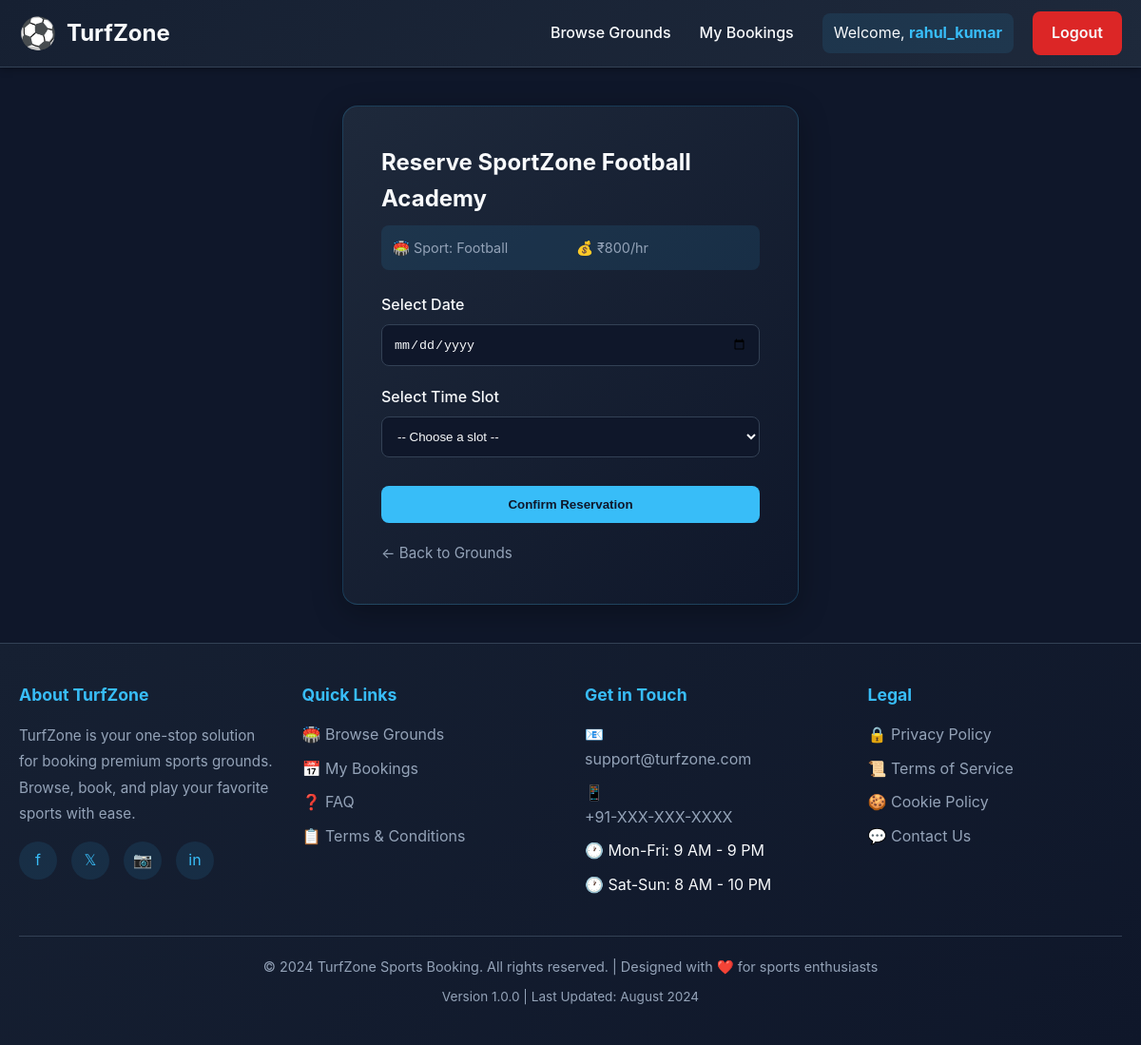
Page /book/1 (signed in) on the committed database.
### app.py (models this page shows, shortened)
class User(UserMixin, db.Model):
    id = db.Column(db.Integer, primary_key=True)
    username = db.Column(db.String(80), unique=True, nullable=False)
    email = db.Column(db.String(120), unique=True, nullable=False)
    password_hash = db.Column(db.String(200), nullable=False)
    bookings = db.relationship('Booking', backref='user', lazy=True)

class Ground(db.Model):
    id = db.Column(db.Integer, primary_key=True)
    name = db.Column(db.String(100), nullable=False)
    sport_type = db.Column(db.String(50), nullable=False)
    location = db.Column(db.String(100), nullable=False)
    price_per_hour = db.Column(db.Integer, default=500)
    status = db.Column(db.String(20), default='Available')
    contact_phone = db.Column(db.String(20), nullable=True)
    amenities = db.Column(db.String(255), nullable=True)  # Comma-separated: lights, parking, changing_room
    rating = db.Column(db.Float, default=4.5)
    external_api_id = db.Column(db.String(100), nullable=True)  # For tracking real ground APIs

### app.py (the view, shortened to what this page needs)
@app.route('/book/<int:ground_id>', methods=['GET', 'POST'])
@login_required
def create_booking(ground_id):
    ground = Ground.query.get_or_404(ground_id)
    error_message = None
    return render_template('booking_form.html', ground=ground, error=error_message)

### app.py (called while the page is built)
@login_manager.user_loader
def load_user(user_id):
    return User.query.get(int(user_id))

### templates/booking_form.html (shortened to what this page needs)
{% extends "base.html" %}
{% block content %}
<div class="booking-container">
    <div class="booking-card">
        <div class="booking-header">
            <h2>Reserve {{ ground.name }}</h2>
            <div class="booking-info">
                <span>🏟️ Sport: {{ ground.sport_type }}</span>
                <span>💰 ₹{{ ground.price_per_hour or 500 }}/hr</span>
            </div>
        </div>
        <form method="POST">
            <div class="form-group">
                <label for="date">Select Date</label>
                <input type="date" id="date" name="date" required>
            </div>
            <div class="form-group">
                <label for="slot">Select Time Slot</label>
                <select id="slot" name="slot" required>
                    <option value="">-- Choose a slot --</option>
                </select>
            </div>
            <button type="submit">Confirm Reservation</button>
        </form>
        <a href="{{ url_for('ground_list') }}" class="back-link">← Back to Grounds</a>
    </div>
</div>
{% endblock %}

### templates/base.html (shortened to what this page needs)
<!DOCTYPE html>
<html lang="en">
<head>
</head>
<body>
    <header>
        <div class="header-container">
            <a href="{{ url_for('ground_list') }}" class="logo">
                <span class="logo-icon">⚽</span>
                <span>TurfZone</span>
            </a>
            <nav>
                <ul class="nav-links" id="navLinks">
                    <li><a href="{{ url_for('ground_list') }}">Browse Grounds</a></li>
                    {% if current_user.is_authenticated %}
                        <li><a href="{{ url_for('my_bookings') }}">My Bookings</a></li>
                    {% endif %}
                </ul>
                <div class="user-section">
                    {% if current_user.is_authenticated %}
                        <div class="user-info">
                            <span>Welcome, <strong>{{ current_user.username }}</strong></span>
                        </div>
                        <a href="{{ url_for('logout') }}" class="btn-nav btn-logout">Logout</a>
                    {% else %}
                        <a href="{{ url_for('login') }}" class="btn-nav">Login</a>
                        <a href="{{ url_for('register') }}" class="btn-nav">Register</a>
                    {% endif %}
                </div>
            </nav>
        </div>
    </header>
    <main>
        {% block content %}{% endblock %}
    </main>
    <footer>
        <div class="footer-container">
            <div class="footer-content">
                <div class="footer-section">
                    <h4>About TurfZone</h4>
                    <p>TurfZone is your one-stop solution for booking premium sports grounds. Browse, book, and play your favorite sports with ease.</p>
                    <div class="social-links">
                        <a href="#" title="Facebook" aria-label="Facebook">f</a>
                        <a href="#" title="Twitter" aria-label="Twitter">𝕏</a>
                        <a href="#" title="Instagram" aria-label="Instagram">📷</a>
                        <a href="#" title="LinkedIn" aria-label="LinkedIn">in</a>
                    </div>
                </div>
                <div class="footer-section">
                    <h4>Quick Links</h4>
                    <ul class="footer-links">
                        <li><a href="{{ url_for('ground_list') }}">🏟️ Browse Grounds</a></li>
                        {% if current_user.is_authenticated %}
                            <li><a href="{{ url_for('my_bookings') }}">📅 My Bookings</a></li>
                        {% endif %}
                        <li><a href="#faq">❓ FAQ</a></li>
                        <li><a href="#terms">📋 Terms & Conditions</a></li>
                    </ul>
                </div>
                <div class="footer-section">
                    <h4>Get in Touch</h4>
                    <ul class="footer-links">
                        <li>📧 <a href="mailto:support@turfzone.com">support@turfzone.com</a></li>
                        <li>📱 <a href="tel:+91-XXXXXXXXXX">+91-XXX-XXX-XXXX</a></li>
                        <li>🕐 Mon-Fri: 9 AM - 9 PM</li>
                        <li>🕐 Sat-Sun: 8 AM - 10 PM</li>
                    </ul>
                </div>
                <div class="footer-section">
                    <h4>Legal</h4>
                    <ul class="footer-links">
                        <li><a href="#privacy">🔒 Privacy Policy</a></li>
                        <li><a href="#terms">📜 Terms of Service</a></li>
                        <li><a href="#cookies">🍪 Cookie Policy</a></li>
                        <li><a href="#contact">💬 Contact Us</a></li>
                    </ul>
                </div>
            </div>
            <div class="footer-bottom">
                <p>&copy; 2024 TurfZone Sports Booking. All rights reserved. | Designed with ❤️ for sports enthusiasts</p>
                <p style="margin-top: 10px; font-size: 0.85rem;">Version 1.0.0 | Last Updated: August 2024</p>
            </div>
        </div>
    </footer>
</body>
</html>

### templates/base.html (style rules this page uses)
* { margin: 0; padding: 0; box-sizing: border-box; }
:root { --bg: #0f172a; --bg-secondary: #1e293b; --accent: #38bdf8; --accent-hover: #0ea5e9; --text: #f8fafc; --text-muted: #94a3b8; --border: #334155; --success: #4ade80; --danger: #fca5a5; --warning: #fbbf24; }
html { scroll-behavior: smooth; }
body { font-family: -apple-system, BlinkMacSystemFont, 'Segoe UI', 'Roboto', 'Oxygen', 'Ubuntu', 'Cantarell', sans-serif; background: var(--bg); color: var(--text); line-height: 1.6; min-height: 100vh; display: flex; flex-direction: column; }
header { background: linear-gradient(135deg, #162032 0%, #1e293b 100%); border-bottom: 1px solid var(--border); position: sticky; top: 0; z-index: 1000; box-shadow: 0 2px 8px rgba(0, 0, 0, 0.3); }
.header-container { max-width: 1200px; margin: 0 auto; padding: 0 20px; display: flex; justify-content: space-between; align-items: center; height: 70px; }
.logo { display: flex; align-items: center; gap: 10px; font-size: 1.5rem; font-weight: 700; color: var(--text); text-decoration: none; transition: color 0.3s ease; }
.logo-icon { font-size: 2rem; }
nav { display: flex; align-items: center; gap: 30px; }
.nav-links { display: flex; gap: 30px; align-items: center; list-style: none; }
.nav-links a { color: var(--text); text-decoration: none; font-weight: 500; transition: color 0.3s ease; position: relative; }
.nav-links a::after { content: ''; position: absolute; bottom: -5px; left: 0; width: 0; height: 2px; background: var(--accent); transition: width 0.3s ease; }
.user-section { display: flex; align-items: center; gap: 20px; }
.user-info { display: flex; align-items: center; gap: 10px; padding: 8px 12px; background: rgba(56, 189, 248, 0.1); border-radius: 8px; color: var(--text); }
.user-info strong { color: var(--accent); }
.btn-nav { background: var(--accent); color: var(--bg); padding: 10px 20px; border-radius: 8px; font-weight: 600; transition: all 0.3s ease; border: none; cursor: pointer; text-decoration: none; display: inline-block; }
.btn-logout { background: #dc2626; color: var(--text); }
main { flex: 1; width: 100%; max-width: 1200px; margin: 0 auto; padding: 40px 20px; width: 100%; }
footer { background: linear-gradient(135deg, #162032 0%, #0f172a 100%); border-top: 1px solid var(--border); margin-top: auto; }
.footer-container { max-width: 1200px; margin: 0 auto; padding: 40px 20px; }
.footer-content { display: grid; grid-template-columns: repeat(auto-fit, minmax(250px, 1fr)); gap: 30px; margin-bottom: 30px; }
.footer-section h4 { color: var(--accent); margin-bottom: 15px; font-size: 1.1rem; }
.footer-section p { color: var(--text-muted); font-size: 0.95rem; line-height: 1.8; }
.footer-links { list-style: none; }
.footer-links li { margin-bottom: 10px; }
.footer-links a { color: var(--text-muted); text-decoration: none; transition: color 0.3s ease; display: flex; gap: 8px; align-items: center; }
.footer-bottom { border-top: 1px solid var(--border); padding-top: 20px; text-align: center; color: var(--text-muted); font-size: 0.9rem; }
.social-links { display: flex; gap: 15px; margin-top: 15px; }
.social-links a { display: inline-flex; align-items: center; justify-content: center; width: 40px; height: 40px; background: rgba(56, 189, 248, 0.1); border-radius: 50%; color: var(--accent); text-decoration: none; transition: all 0.3s ease; }

### rows in the picture
User: username "rahul_kumar"
Ground: name "SportZone Football Academy", sport_type "Football", price_per_hour "800"
